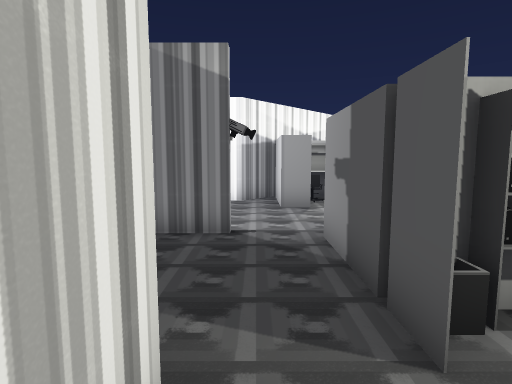
[1] (above)

23 first-person views from a walk through a Unity game level. The camera is 1.4 m above the floor, tilts 6° down and sees 80° across. Doors are open. The floor is counted in squares, 1 m on a side. Each view is taken from the middle of a square. On the plan, view 1 faces up. The plan holds only what a view shows up to about 14 squares ahead; the rest is blank. Some surface patterns are stand-ins.

[2]
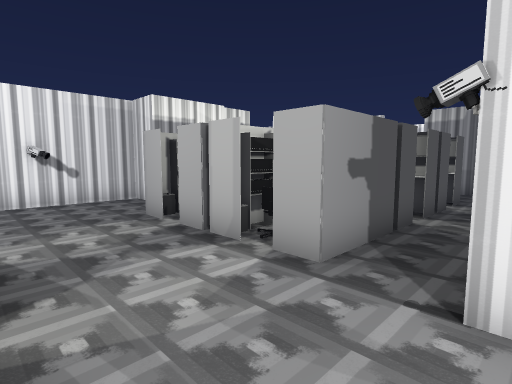

[3]
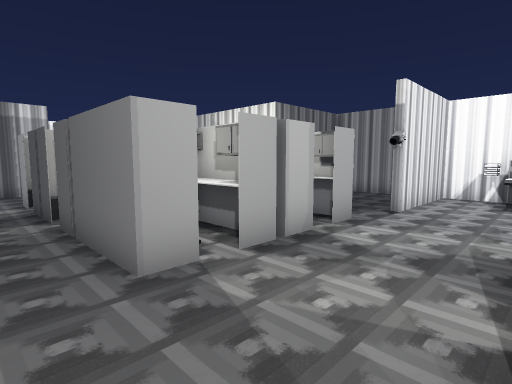

[4]
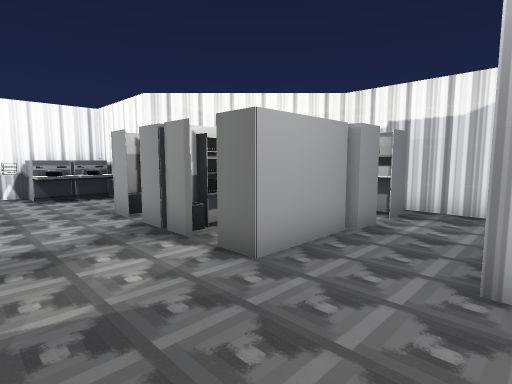

[5]
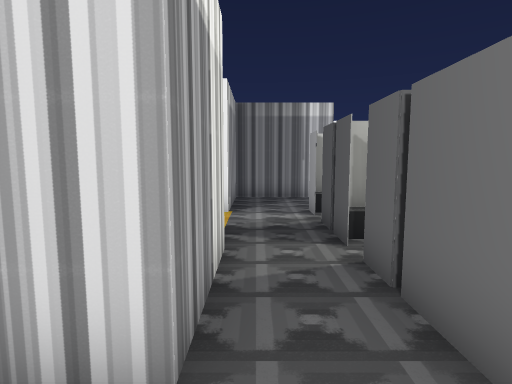

[6]
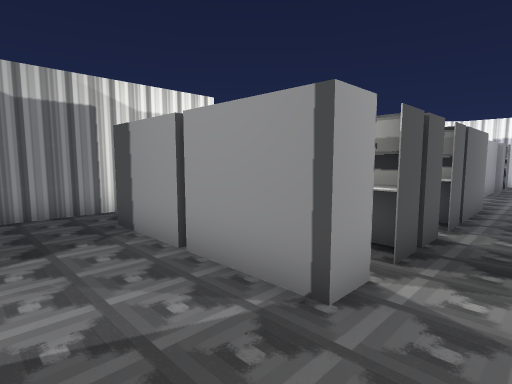

[7]
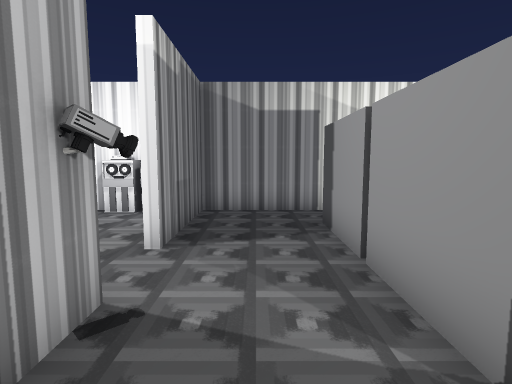

[8]
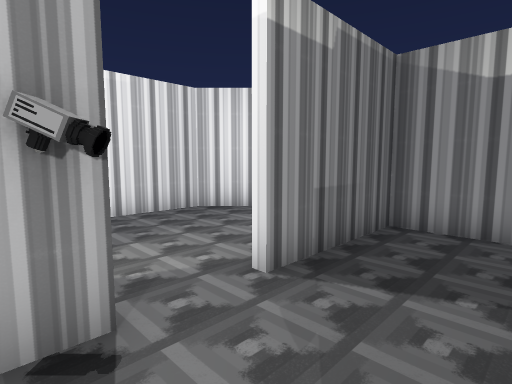

[9]
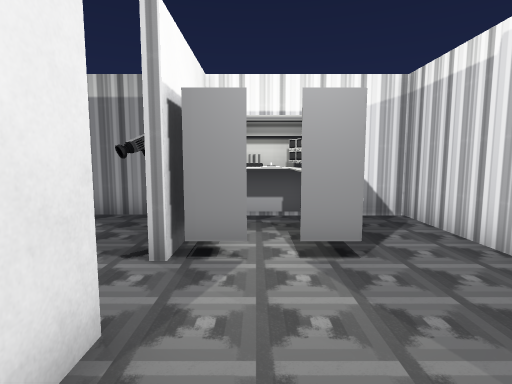

[10]
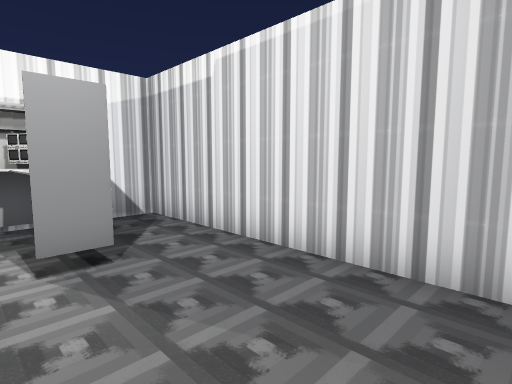

[11]
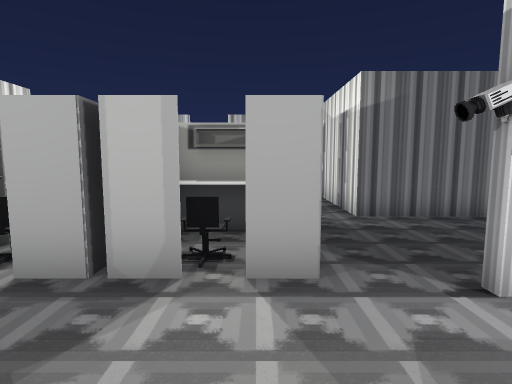

[12]
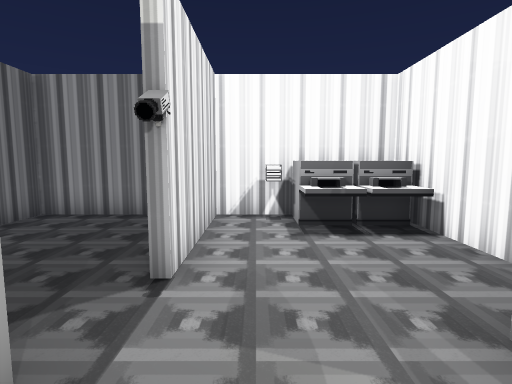

[13]
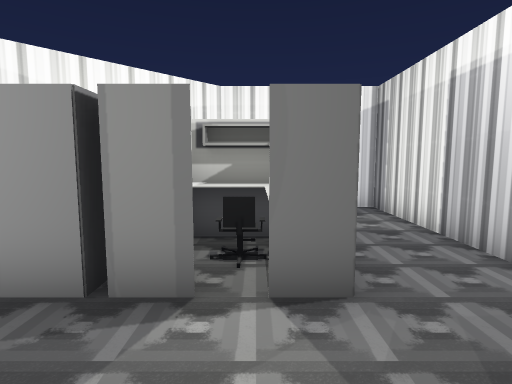

[14]
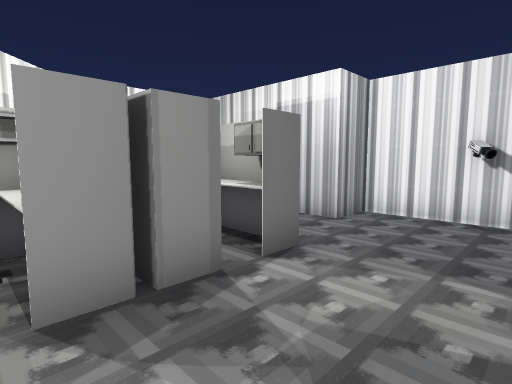

[15]
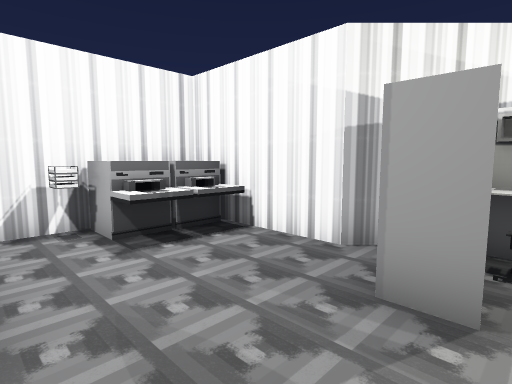

[16]
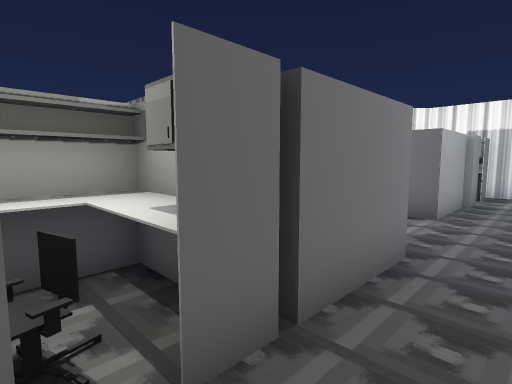

[17]
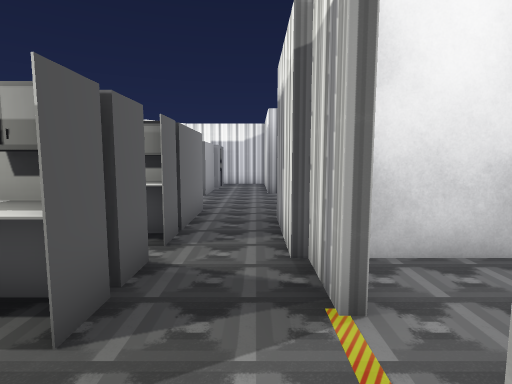

[18]
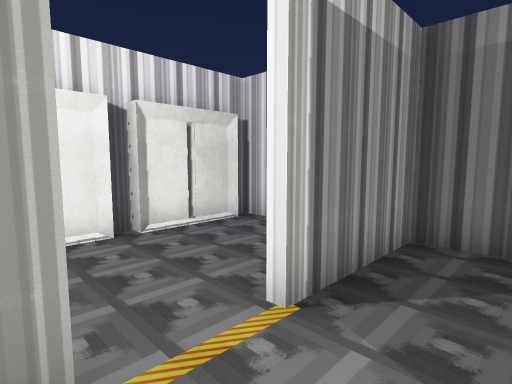

[19]
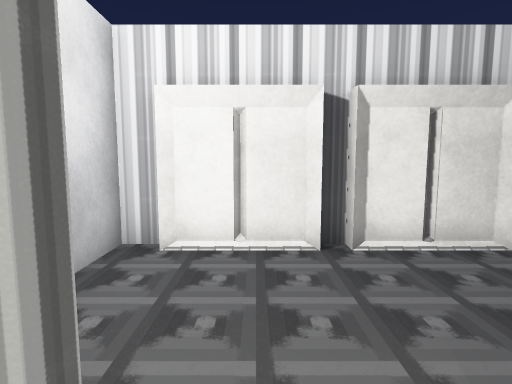

[20]
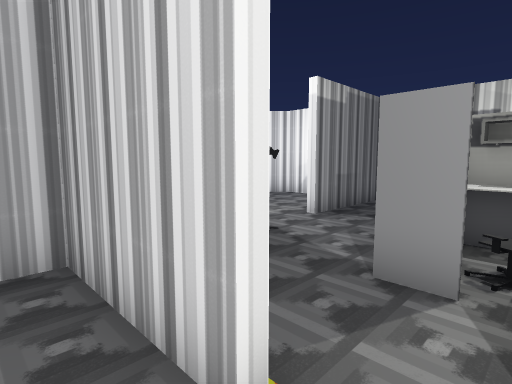

[21]
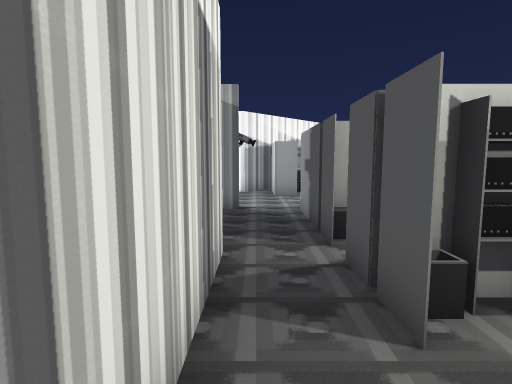

[22]
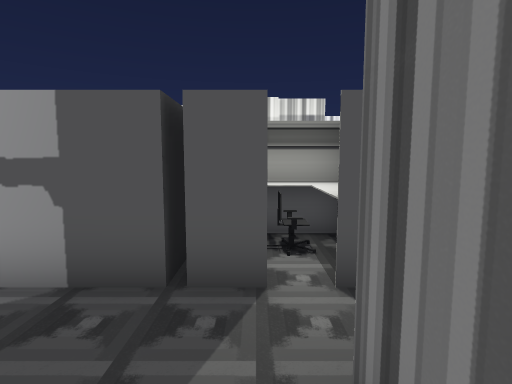

[23]
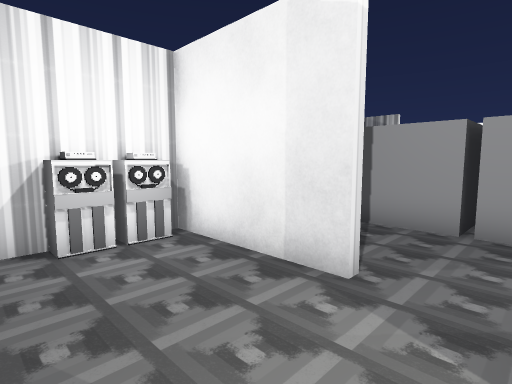

### Floor plan
Points are (right, up) in squares from view 1. A wall is a line through its corners. A room is listed if a view was taken in it or the views show most of it. See-through windows are left out.
Room 1 (views 1, 2, 3, 4, 5, 6, 7, 8, 11, 12, 13, 14, 15, 16, 17, 18, 19, 21, 22)
walls: (-0.4, 5.7) (-2, 5.7); (8.5, 1.2) (8.5, 4.3) (10, 4.3) (10, 9.7) (8.5, 9.7) (8.5, 15) (5.9, 15); (8.7, -0.4) (8.7, 1.2); (-4.7, 4.2) (-4.7, 1.5) (-0.5, 1.5) (-0.5, -5.5) (3.4, -5.5); (0.8, 11.8) (-0.5, 10.5) (-4.7, 10.5) (-4.7, 6) (-0.5, 6); (5, -5.5) (8.7, -5.5) (8.7, -2.1)
ways out: opening at (4, -6) to room 2; opening at (9, -1) to room 3; open door at (8.5, -2) to room 3
objects: other object (-4, 7); machine (-4, 8) to (-3, 9); machine (-4, 10) to (-3, 10); other object (1, -2) to (4, 0); other object (1, 1) to (3, 2); other object (1, 3) to (4, 5); other object (1, 9) to (3, 11); chair (2, 1); chair (2, 10); chair (3, 5); other object (4, 1) to (6, 3); other object (4, 9) to (6, 11); other object (5, -5); other object (5, -2) to (7, 0); chair (5, -1); chair (5, 1) to (6, 1); other object (5, 4) to (7, 6); chair (5, 5); chair (5, 10); other object (5, 14) to (6, 14); other object (6, 12)
Room 2 (views 9, 10, 23)
walls: (3.4, -5.8) (-0.5, -5.8) (-0.5, -9.5) (0.8, -10.8) (8.7, -10.8) (8.7, -9.8); (6.2, -5.8) (5.1, -5.8)
ways out: opening at (4, -6) to room 1; gap at (5, -7)
objects: other object (0, -8); other object (0, -7); other object (5, -8) to (6, -8); other object (7, -8); other object (7, -7); other object (8, -8); other object (8, -7)
Room 3 (view 20)
walls: (12.7, -1.9) (12.7, 0.4); (9, -2.1) (9, -5.5) (9.8, -5.5); (13, -2.5) (13, -2); (9.1, -0.4) (8.7, -0.4); (13, 0.5) (13, 1.2) (9.6, 1.2); (12.7, -4.9) (12.7, -2.5); (12.1, -5.5) (13, -5.5)
ways out: opening at (9, -1) to room 1; open door at (8.5, -2) to room 1

Positions as (right, up) in squares from view 1, and headings:
1: (0, 0), facing up
2: (-1, 9), facing down-right
3: (8, 9), facing down-left
4: (9, 6), facing up-left
5: (8, 6), facing down
6: (8, -5), facing up-left
7: (8, -4), facing left
8: (6, -3), facing down-left
9: (1, -7), facing right
10: (1, -7), facing down-right
11: (2, 9), facing down
12: (3, 7), facing left
13: (5, 6), facing up
14: (2, 6), facing up-right
15: (2, 6), facing up-left
16: (8, 1), facing up-left
17: (8, -3), facing up
18: (7, 0), facing down-right
19: (8, -1), facing right
20: (10, -1), facing down-left
21: (0, -3), facing up
22: (-2, 2), facing right
23: (5, -9), facing up-left
